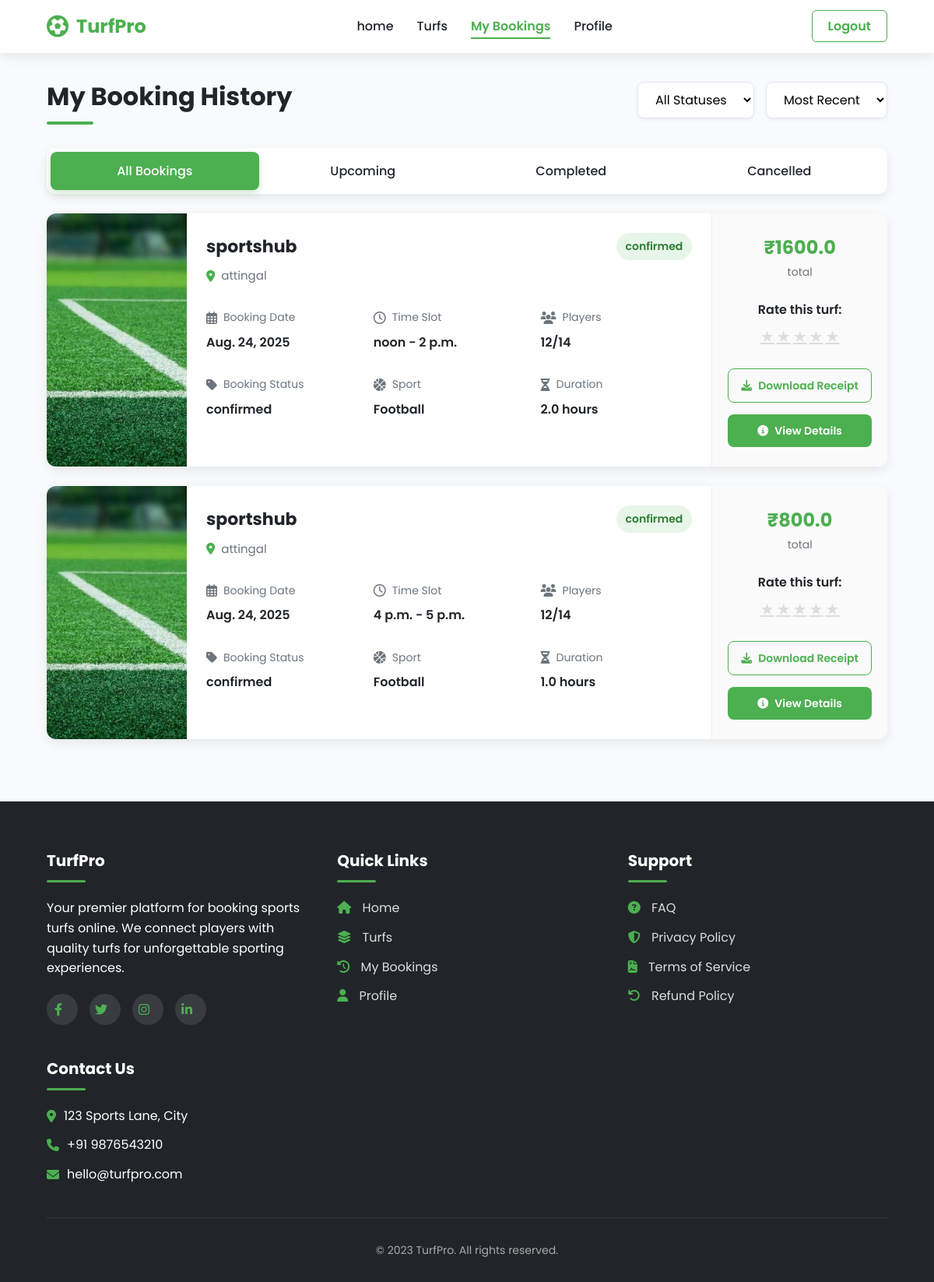
The app's page /player_booking/ (signed in) with its own data.
### Turfapp/models.py (models this page shows, shortened)
class Booking(models.Model):
    user = models.ForeignKey(CustomUser, on_delete=models.CASCADE, related_name='bookings')
    turf = models.ForeignKey(Turf_details, on_delete=models.CASCADE, related_name='bookings')
    date = models.DateField()
    start_time = models.TimeField()
    end_time = models.TimeField()
    STATUS_CHOICES =[('pending','pending'),('confirmed','confirmed'),('incomplete', 'Incomplete'),('completed','completed')]
    status = models.CharField(choices=STATUS_CHOICES,default='pending',max_length=15)
    created_at = models.DateTimeField(auto_now_add=True)
    @property
    def duration_hours(self):
        from datetime import datetime, timedelta
        start = datetime.combine(self.date, self.start_time)
        end = datetime.combine(self.date, self.end_time)
        duration = end - start
        return max(duration.total_seconds() / 3600, 0)
    @property
    def total_price(self):
        return self.duration_hours * float(self.turf.price)

class Turf_details(models.Model):
    owner = models.ForeignKey(CustomUser, on_delete=models.CASCADE, related_name='turf')
    name = models.CharField(max_length=20)
    location = models.CharField(max_length=50)
    price = models.CharField(max_length=5)
    opening_time = models.TimeField(null=True, blank=True)
    closing_time = models.TimeField(null=True, blank=True)
    sport_types = models.ManyToManyField(SportType, related_name='turf')
    image = models.ImageField(upload_to='turf_images/', null=True, blank=True)
    length = models.FloatField(null=True, blank=True)
    width = models.FloatField(null=True, blank=True)
    has_floodlight = models.BooleanField(default=False)
    has_drinking_water = models.BooleanField(default=False)
    is_approved = models.BooleanField(default=False)
    PLAYER_CAPACITY_CHOICES = [
        ('5', "5's"),
        ('7', "7's"),
        ('11', "11's"),
    ]
    player_capacity = models.CharField(
        max_length=2,
        choices=PLAYER_CAPACITY_CHOICES,
        null=True,
        blank=True
    )
    extra_features = models.TextField(
        null=True,
        blank=True,
        help_text="Any other features not listed above"
    )
    STATUS_CHOICES =[('enabled','Enabled'),('disabled','Disabled')]
    status = models.CharField(max_length=10,choices=STATUS_CHOICES,default='enabled')

### Turfapp/views.py (the view)
# urls.py: path("player_booking/",views.Booking_history,name='player_booking'),
@login_required
def Booking_history(request):
    user_id = request.user.id
    bookings = Booking.objects.filter(user_id=user_id).order_by('date', 'start_time')
    cancelled = Cancelled_booking.objects.filter(user_id=request.user.id).order_by('cancelled_at')
    return render(request,'player_booking.html',{'bookings':bookings,'cancelled':cancelled})

### Turfapp/templates/player_booking.html (shortened to what this page needs)
<!DOCTYPE html>
<html lang="en">
<head>
    <link rel="stylesheet" href="https://cdnjs.cloudflare.com/ajax/libs/font-awesome/6.4.0/css/all.min.css">
</head>
<body>
    <header>
        <nav class="navbar">
            <a href="index.html" class="logo">
                <i class="fas fa-futbol"></i>
                TurfPro
            </a>
            <ul class="nav-links">
                {% if request.user.role == 'admin' %}
                <li><a href="{% url 'admin_dashboard' %}">home</a></li>
                {%else%}
                <li><a href="{% url 'home' %}">home</a></li>
                {% endif %}
                <li><a href="{% url 'turfs' %}">Turfs</a></li>
                <li><a href="{% url 'player_booking' %}" class="active">My Bookings</a></li>
                <li><a href="{% url 'profile' %}">Profile</a></li>
            </ul>
            <div class="nav-buttons">
                <a href="#" class="btn btn-outline">Logout</a>
            </div>
        </nav>
    </header>
    <div class="main-container">
        <div class="page-header">
            <h1>My Booking History</h1>
            <div class="filter-controls">
                <select class="filter-control" id="statusFilter">
                    <option value="all">All Statuses</option>
                </select>
                <select class="filter-control" id="dateFilter">
                    <option value="recent">Most Recent</option>
                </select>
            </div>
        </div>
        <div class="booking-tabs">
            <div class="tab active" data-tab="all">All Bookings</div>
            <div class="tab" data-tab="upcoming">Upcoming</div>
            <div class="tab" data-tab="completed">Completed</div>
            <div class="tab" data-tab="cancelled">Cancelled</div>
        </div>
        <div class="booking-list" id="bookingList">
            {% for booking in bookings %}
            <div class="booking-card" data-status="{{ booking.status|lower }}" data-date="{{ booking.date }}">
                <div class="booking-image">
                    <img src="{{ booking.turf.image.url }}" alt="{{ booking.turf.name }}">
                </div>
                <div class="booking-details">
                    <div class="booking-header">
                        <div class="booking-title">
                            <h2>{{ booking.turf.name }}</h2>
                            <div class="booking-location">
                                <i class="fas fa-map-marker-alt"></i> {{ booking.turf.location }}
                            </div>
                        </div>
                        <div class="booking-status status-{{ booking.status|lower }}">{{ booking.status }}</div>
                    </div>
                    <div class="booking-meta">
                        <div class="meta-item">
                            <span class="meta-label"><i class="far fa-calendar-alt"></i> Booking Date</span>
                            <span class="meta-value">{{ booking.date }}</span>
                        </div>
                        <div class="meta-item">
                            <span class="meta-label"><i class="far fa-clock"></i> Time Slot</span>
                            <span class="meta-value">{{ booking.start_time }} - {{ booking.end_time }}</span>
                        </div>
                        <div class="meta-item">
                            <span class="meta-label"><i class="fas fa-users"></i> Players</span>
                            <span class="meta-value">12/14</span>
                        </div>
                    </div>
                    <div class="booking-meta">
                        <div class="meta-item">
                            <span class="meta-label"><i class="fas fa-tag"></i> Booking Status</span>
                            <span class="meta-value">{{ booking.status }}</span>
                        </div>
                        <div class="meta-item">
                            <span class="meta-label"><i class="fas fa-basketball-ball"></i> Sport</span>
                            <span class="meta-value">Football</span>
                        </div>
                        <div class="meta-item">
                            <span class="meta-label"><i class="fas fa-hourglass-half"></i> Duration</span>
                            <span class="meta-value">{{ booking.duration_hours }} hours</span>
                        </div>
                    </div>
                </div>
                <div class="booking-actions">
                    <div class="booking-price">
                        ₹{{ booking.total_price }} <span>total</span>
                    </div>
                    {% if booking.status == 'confirmed' %}
                    <div class="rating-container">
                        <div class="rating-value">Rate this turf:</div>
                        <div class="stars">
                            {% for i in "12345" %}
                            <a href="{% url 'rate_turf' booking.turf.id i %}" class="star" data-value="{{ i }}">★</a>
                            {% endfor %}
                        </div>
                    </div>
                    {% endif %}
                    <a href="{% url 'download_receipt' booking.id %}" class="action-btn btn-outline">
                        <i class="fas fa-download"></i> Download Receipt
                    </a>
                    <a href="#" class="action-btn btn-primary">
                        <i class="fas fa-info-circle"></i> View Details
                    </a>
                </div>
            </div>
            {% endfor %}
        </div>
    </div>
    <footer>
        <div class="footer-content">
            <div class="footer-column">
                <h3>TurfPro</h3>
                <p>Your premier platform for booking sports turfs online. We connect players with quality turfs for
                    unforgettable sporting experiences.</p>
                <div class="social-links">
                    <a href="#"><i class="fab fa-facebook-f"></i></a>
                    <a href="#"><i class="fab fa-twitter"></i></a>
                    <a href="#"><i class="fab fa-instagram"></i></a>
                    <a href="#"><i class="fab fa-linkedin-in"></i></a>
                </div>
            </div>
            <div class="footer-column">
                <h3>Quick Links</h3>
                <ul>
                    <li><a href="index.html"><i class="fas fa-home"></i> Home</a></li>
                    <li><a href="turfs.html"><i class="fas fa-layer-group"></i> Turfs</a></li>
                    <li><a href="booking-history.html"><i class="fas fa-history"></i> My Bookings</a></li>
                    <li><a href="profile.html"><i class="fas fa-user"></i> Profile</a></li>
                </ul>
            </div>
            <div class="footer-column">
                <h3>Support</h3>
                <ul>
                    <li><a href="faq.html"><i class="fas fa-question-circle"></i> FAQ</a></li>
                    <li><a href="privacy.html"><i class="fas fa-shield-alt"></i> Privacy Policy</a></li>
                    <li><a href="terms.html"><i class="fas fa-file-contract"></i> Terms of Service</a></li>
                    <li><a href="refund.html"><i class="fas fa-undo"></i> Refund Policy</a></li>
                </ul>
            </div>
            <div class="footer-column">
                <h3>Contact Us</h3>
                <ul>
                    <li><i class="fas fa-map-marker-alt"></i> 123 Sports Lane, City</li>
                    <li><i class="fas fa-phone"></i> +91 9876543210</li>
                    <li><i class="fas fa-envelope"></i> hello@turfpro.com</li>
                </ul>
            </div>
        </div>
        <div class="copyright">
            <p>&copy; 2023 TurfPro. All rights reserved.</p>
        </div>
    </footer>
</body>
</html>

### records on screen
Booking: turf.image (picture), turf.name "sportshub", turf.location "attingal", status "confirmed", date "Aug. 24, 2025", start_time "noon", end_time "2 p.m.", duration_hours "2.0", total_price "1600.0"
Booking: turf.image (picture), turf.name "sportshub", turf.location "attingal", status "confirmed", date "Aug. 24, 2025", start_time "4 p.m.", end_time "5 p.m.", duration_hours "1.0", total_price "800.0"
